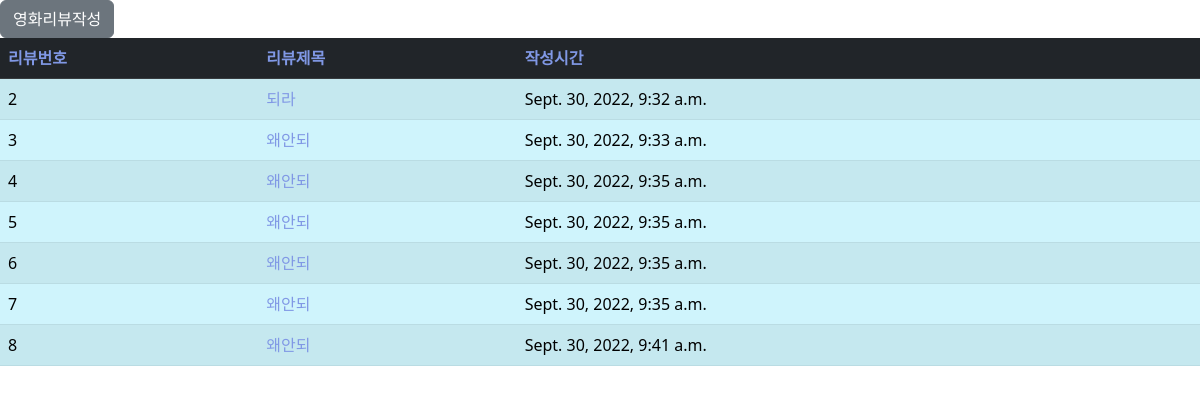
The page / on the database its author committed.
### reviews/models.py (models this page shows)
class Review(models.Model):
    title = models.CharField(max_length=80)
    content = models.TextField()
    created_at = models.DateTimeField(auto_now_add=True)
    updated_at = models.DateTimeField(auto_now_add=True)

### reviews/views.py (the view)
# urls.py: path("", views.index, name="index"),
def index(request):
    reviews = Review.objects.all()
    context = {
        "reviews": reviews,
    }
    return render(request, "reviews/index.html", context)

### reviews/templates/reviews/index.html
{% extends 'base.html' %}
{% block content %}
   <a href="{% url 'reviews:new' %}"><button type="button" class="btn btn-secondary">영화리뷰작성</button></a>
    <table class="table table-dark table-striped">
      <thead>
        <tr class="text">
          <th scope="col">리뷰번호</th>
          <th scope="col">리뷰제목</th>
          <th scope="col">작성시간</th>
        </tr>
      </thead>
      <tbody>
        {% for review in reviews %}
        <tr class="table-info title">
          <td>{{ review.id }}</td>
          <td>
            <a href="{% url 'reviews:detail' review.pk %}">
              {{ review.title }}</a>
          </td>
          <td>{{ review.created_at }}</td>
        </tr>
        {% endfor %}
      </tbody>
    </table>
{% endblock %}

### templates/base.html (shortened to what this page needs)
<!doctype html>
<html lang="en">
  <head>
    <link href="https://cdn.jsdelivr.net/npm/bootstrap@5.2.1/dist/css/bootstrap.min.css" rel="stylesheet">
    {% load static %}
    <link rel="stylesheet" href="{% static 'style.css' %}">
  </head>
  <body>
    {% block content %}
    {% endblock %}
  </body>
</html>

### reviews/static/style.css (style rules this page uses)
a { text-decoration-line: none; color:rgba(128, 152, 229, 1) }
.text { color:rgba(128, 152, 229, 1) }

### rows shown on the page
Review: id "2", title "되라", created_at "Sept. 30, 2022, 9:32 a.m."
Review: id "3", title "왜안되", created_at "Sept. 30, 2022, 9:33 a.m."
Review: id "4", title "왜안되", created_at "Sept. 30, 2022, 9:35 a.m."
Review: id "5", title "왜안되", created_at "Sept. 30, 2022, 9:35 a.m."
Review: id "6", title "왜안되", created_at "Sept. 30, 2022, 9:35 a.m."
Review: id "7", title "왜안되", created_at "Sept. 30, 2022, 9:35 a.m."
Review: id "8", title "왜안되", created_at "Sept. 30, 2022, 9:41 a.m."
